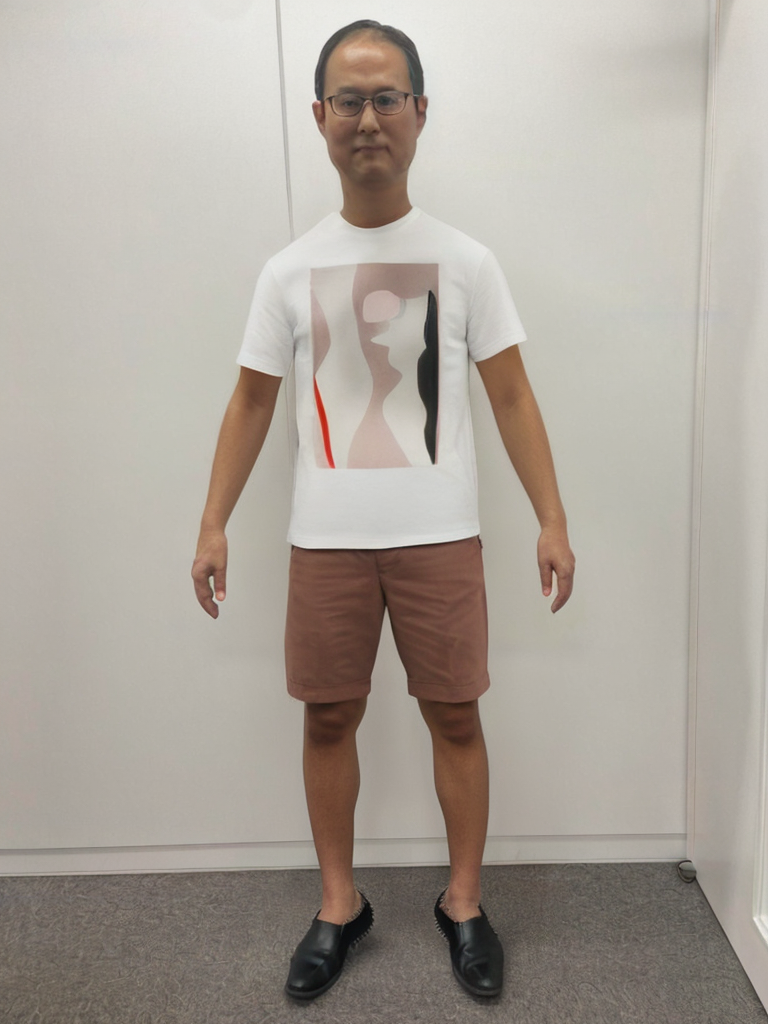
#> input picture image - 2025-03-20T172556.938 (1).png, 768 x 1024 px; its folder holds only this picture in this run
$ python -i utils.py   (imports and definitions only)
#> lines starting #> are read from the running program, lines starting #| are printed output that depends on the picture
import os
import cv2
import torch
import numpy as np
from numpy.linalg import lstsq
from PIL import Image, ImageDraw

PARSING_MAP = {
    "background": 0,
    "hat": 1,
    "hair": 2,
    "sunglasses": 3,
    "upper_clothes": 4,
    "skirt": 5,
    "pants": 6,
    "dress": 7,
    "belt": 8,
    "left_shoe": 9,
    "right_shoe": 10,
    "face": 11,
    "left_leg": 12,
    "right_leg": 13,
    "left_arm": 14,
    "right_arm": 15,
    "bag": 16,
    "scarf": 17,
    "toro_skin": 18,
}
# [37 lines left out: functions resize_and_center, list_dir, not called in this run]


label_map = {
    "background": 0,
    "hat": 1,
    "hair": 2,
    "sunglasses": 3,
    "upper_clothes": 4,
    "skirt": 5,
    "pants": 6,
    "dress": 7,
    "belt": 8,
    "left_shoe": 9,
    "right_shoe": 10,
    "head": 11,
    "left_leg": 12,
    "right_leg": 13,
    "left_arm": 14,
    "right_arm": 15,
    "bag": 16,
    "scarf": 17,
    "neck": 18,
}


def extend_arm_mask(wrist, elbow, scale):
    wrist = elbow + scale * (wrist - elbow)
    return wrist


# [318 lines left out: functions hole_fill, refine_mask, get_agnostic_mask_hd, get_agnostic_mask_dc, not called in this run]

def preprocess_garment_image(input_path, output_path=None, save_image=False):
    """
    Preprocess a garment image by cropping to a centered square,
    resizing, and pasting it onto a 768x1024 white background.
    """
#> called with input_path = '../image - 2025-03-20T172556.938 (1).png', save_image = False
    img = Image.open(input_path).convert('RGBA')

    # Step 1: Get the bounding box of the non-transparent pixels. (the garment)
    alpha = img.split()[-1]
#> alpha: PIL image 768x1024 L; every value is 255
    bbox = alpha.getbbox() # (left, upper, right, lower)
#> bbox = (0, 0, 768, 1024)
    if bbox is None:
        raise ValueError("No garment found in the image (the image may be fully transparent).")

    left, upper, right, lower = bbox
#> left = 0; upper = 0; right = 768; lower = 1024
    bbox_width = right - left
#> bbox_width = 768
    bbox_height = lower - upper
#> bbox_height = 1024

    # Step 2: Create a square crop that centers the garment.
    square_size = max(bbox_width, bbox_height)
#> square_size = 1024

    center_x = left + bbox_width // 2
#> center_x = 384
    center_y = upper + bbox_height // 2
#> center_y = 512

    new_left = center_x - square_size // 2
#> new_left = -128
    new_upper = center_y - square_size // 2
#> new_upper = 0
    new_right = new_left + square_size
#> new_right = 896
    new_lower = new_upper + square_size
#> new_lower = 1024

    # Adjust the crop if it goes out of the image boundaries.
    if new_left < 0:
        new_left = 0
        new_right = square_size
#> new_right = 1024
    if new_upper < 0:
        new_upper = 0
        new_lower = square_size
    if new_right > img.width:
        new_right = img.width
#> new_right = 768
        new_left = img.width - square_size
#> new_left = -256
    if new_lower > img.height:
        new_lower = img.height
        new_upper = img.height - square_size

    # Crop the image to the computed square region.
    square_crop = img.crop((new_left, new_upper, new_right, new_lower))
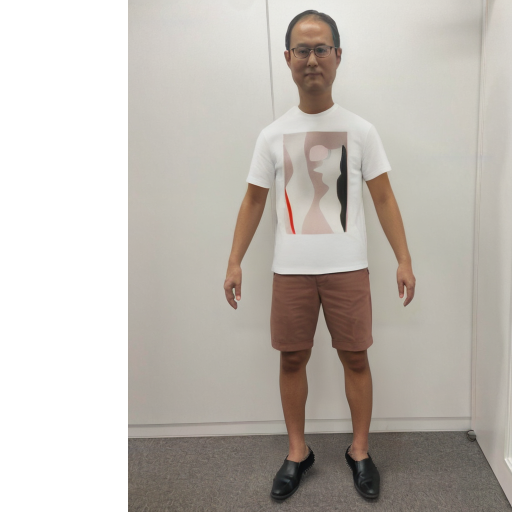
#> square_crop: PIL image 1024x1024 RGBA (shown at 1/2 size); mean R, G, B, A 129, 123.3, 116.8, 191.2; transparent parts drawn white

    # Step 3: Resize the square crop.
    # Here we choose 768x768 so that it will occupy the full width when pasted.
    garment_resized = square_crop.resize((768, 768), Image.LANCZOS)
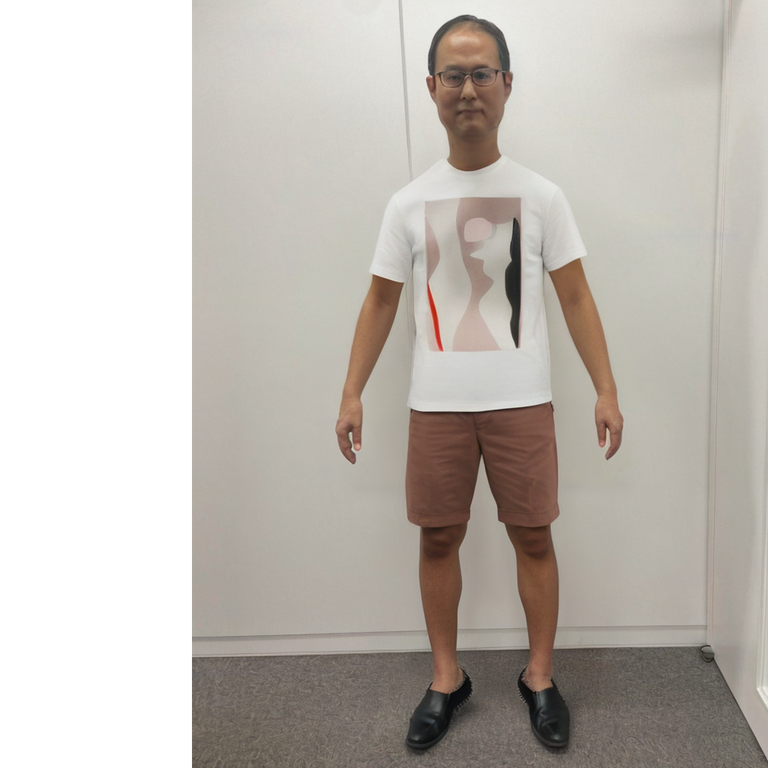
#> garment_resized: PIL image 768x768 RGBA; mean R, G, B, A 129.2, 123.5, 117, 191.2; transparent parts drawn white

    # Step 4: Create a new white background image of 768x1024.
    background = Image.new('RGBA', (768, 1024), (255, 255, 255, 255))
#> background: PIL image 768x1024 RGBA; every value is 255

    # Compute where to paste the resized garment so that it is centered.
    paste_x = 0
    paste_y = (1024 - 768) // 2

    # Paste the garment onto the background.
    background.paste(garment_resized, (paste_x, paste_y), garment_resized)
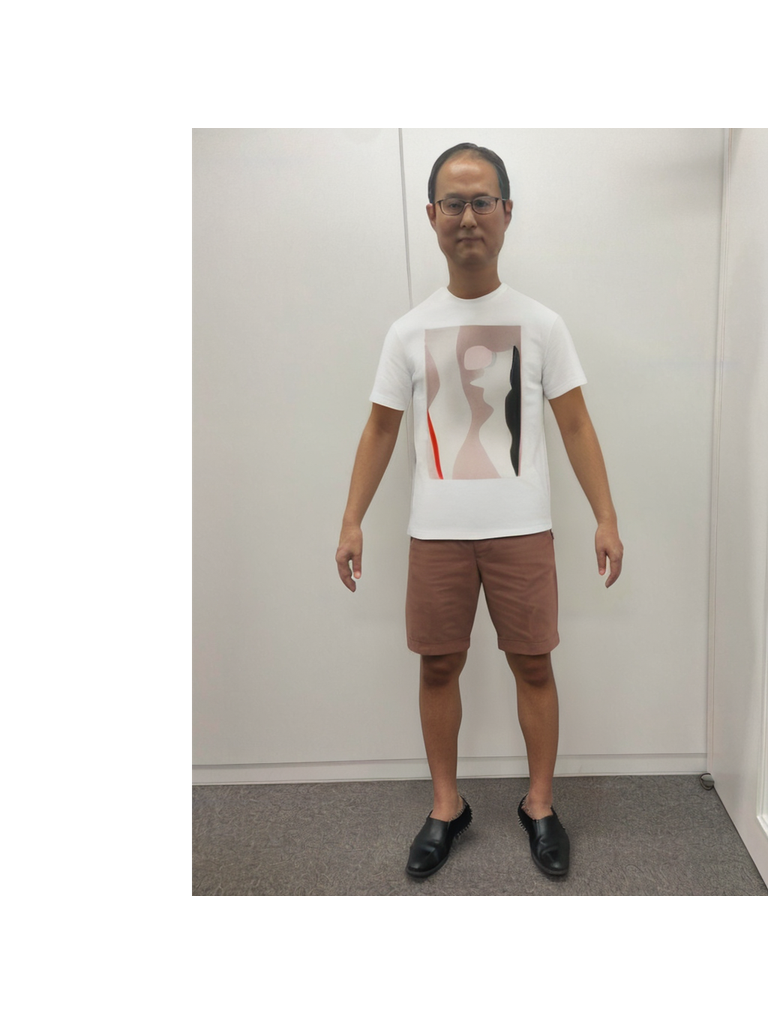
#> background: PIL image 768x1024 RGBA; mean R, G, B, A 208.3, 204, 199.2, 255; transparent parts drawn white

    # Optionally, convert to RGB (if you want to save as JPEG) or keep as PNG.
    final_image = background.convert("RGBA")

    if save_image:
        if output_path is None:
            raise ValueError("output_path must be provided if save_image is True.")
        final_image.save(output_path, "PNG")

    return final_image

>>> result = preprocess_garment_image('../image - 2025-03-20T172556.938 (1).png')
